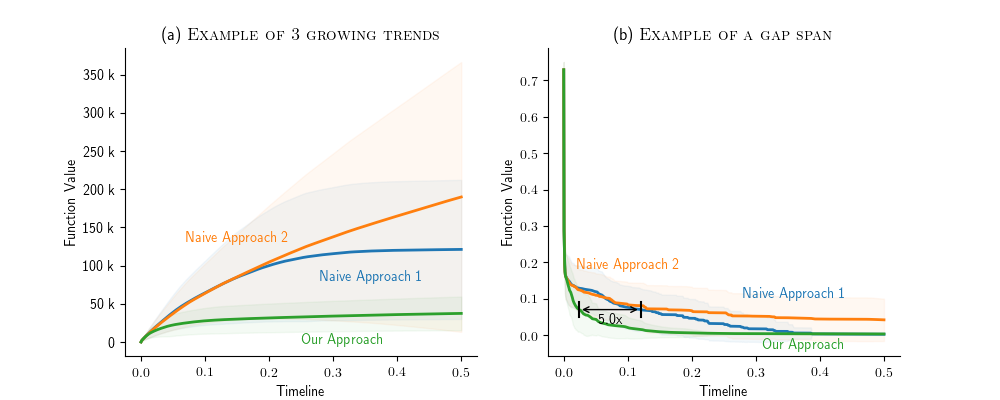

Write Python code to recreate this figure.
# An example usage script that shows a figure window and saves it in a PNG file.

import pandas as pd
import matplotlib.pyplot as plt
from shaded_error_area import shaded_error_area, difference_span

# Enables us to include LaTeX symbols in all plot captions.
plt.rc('text', usetex=True)

if __name__ == "__main__":

    data = pd.read_csv('sample_data.csv', index_col=0)

    labellocs = [
        [(0.28, 80000), (0.07, 130000), (0.25, -3000)],
        [(0.28, 0.1), (0.02, 0.18), (0.31, -0.04)]
    ]
    labels = ['Naive Approach 1', 'Naive Approach 2', 'Our Approach']

    f, ax = plt.subplots(1, 2, figsize=(10, 4))

    shaded_error_area(ax[0],
                      timeline=data.index,
                      results_mean=[data['mean_cumm_2'], data['mean_cumm_1'], data['mean_cumm_0']],
                      results_std=[data['std_cumm_2'], data['std_cumm_1'], data['std_cumm_0']],
                      result_labels=labels,
                      xaxis_label='Timeline',
                      yaxis_label='Function Value',
                      result_label_locations=labellocs[0],
                      title='(a) \\textsc{Example of 3 growing trends}',
                      human_readable_labels=True)

    shaded_error_area(ax[1],
                      timeline=data.index,
                      results_mean=[data['mean_inst_2'], data['mean_inst_1'], data['mean_inst_0']],
                      results_std=[data['std_inst_2'], data['std_inst_1'], data['std_inst_0']],
                      result_labels=labels,
                      xaxis_label='Timeline',
                      yaxis_label='Function Value',
                      result_label_locations=labellocs[1],
                      title='(b) \\textsc{Example of a gap span}')

    difference_span(ax[1], data.index, data['mean_inst_0'], data['mean_inst_2'], 0.07)

    f.savefig('sample.png')
    plt.show()
